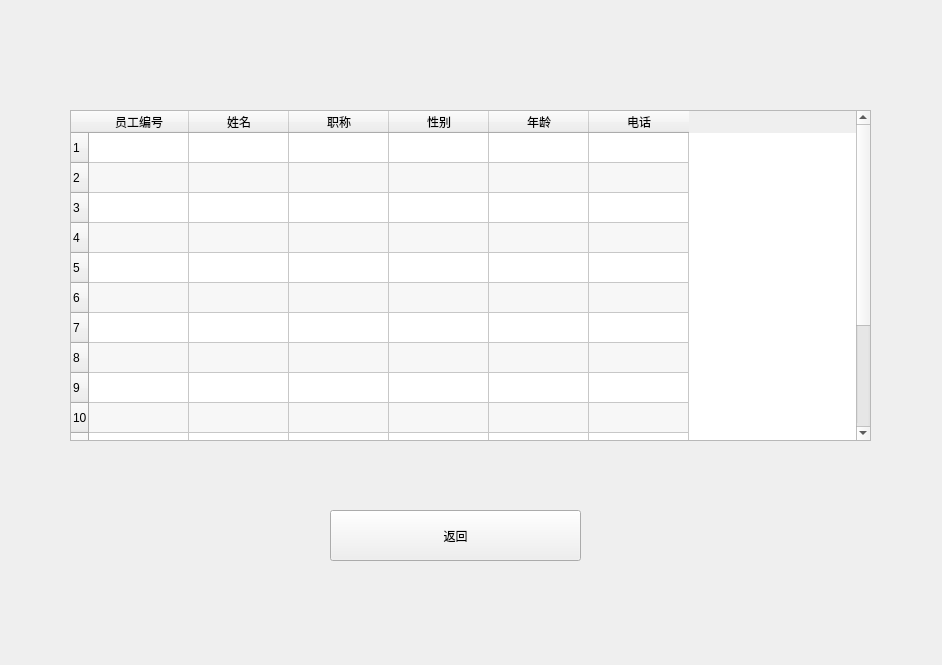
<?xml version="1.0" encoding="UTF-8"?>
<ui version="4.0">
 <class>MainWindow</class>
 <widget class="QMainWindow" name="MainWindow">
  <property name="geometry">
   <rect>
    <x>0</x>
    <y>0</y>
    <width>942</width>
    <height>665</height>
   </rect>
  </property>
  <property name="minimumSize">
   <size>
    <width>942</width>
    <height>665</height>
   </size>
  </property>
  <property name="maximumSize">
   <size>
    <width>942</width>
    <height>665</height>
   </size>
  </property>
  <property name="windowTitle">
   <string>user_员工信息</string>
  </property>
  <property name="styleSheet">
   <string notr="true">#centralwidget{border-image: url(:/background/background1.jpg);}</string>
  </property>
  <widget class="QWidget" name="centralwidget">
   <widget class="QTableWidget" name="tableWidget_2">
    <property name="geometry">
     <rect>
      <x>70</x>
      <y>110</y>
      <width>801</width>
      <height>331</height>
     </rect>
    </property>
    <property name="alternatingRowColors">
     <bool>true</bool>
    </property>
    <row>
     <property name="text">
      <string>1</string>
     </property>
    </row>
    <row>
     <property name="text">
      <string>2</string>
     </property>
    </row>
    <row>
     <property name="text">
      <string>3</string>
     </property>
    </row>
    <row>
     <property name="text">
      <string>4</string>
     </property>
    </row>
    <row>
     <property name="text">
      <string>5</string>
     </property>
    </row>
    <row>
     <property name="text">
      <string>6</string>
     </property>
    </row>
    <row>
     <property name="text">
      <string>7</string>
     </property>
    </row>
    <row>
     <property name="text">
      <string>8</string>
     </property>
    </row>
    <row>
     <property name="text">
      <string>9</string>
     </property>
    </row>
    <row>
     <property name="text">
      <string>10</string>
     </property>
    </row>
    <row>
     <property name="text">
      <string>11</string>
     </property>
    </row>
    <row>
     <property name="text">
      <string>12</string>
     </property>
    </row>
    <row>
     <property name="text">
      <string>13</string>
     </property>
    </row>
    <row>
     <property name="text">
      <string>14</string>
     </property>
    </row>
    <row>
     <property name="text">
      <string>15</string>
     </property>
    </row>
    <column>
     <property name="text">
      <string>员工编号</string>
     </property>
    </column>
    <column>
     <property name="text">
      <string>姓名</string>
     </property>
    </column>
    <column>
     <property name="text">
      <string>职称</string>
     </property>
    </column>
    <column>
     <property name="text">
      <string>性别</string>
     </property>
    </column>
    <column>
     <property name="text">
      <string>年龄</string>
     </property>
    </column>
    <column>
     <property name="text">
      <string>电话</string>
     </property>
    </column>
   </widget>
   <widget class="QPushButton" name="pushButton">
    <property name="geometry">
     <rect>
      <x>330</x>
      <y>510</y>
      <width>251</width>
      <height>51</height>
     </rect>
    </property>
    <property name="styleSheet">
     <string notr="true">font: 18pt &quot;Arial&quot;;</string>
    </property>
    <property name="text">
     <string>返回</string>
    </property>
   </widget>
  </widget>
 </widget>
 <resources>
  <include location="image/user_staff.qrc"/>
 </resources>
 <connections/>
</ui>
